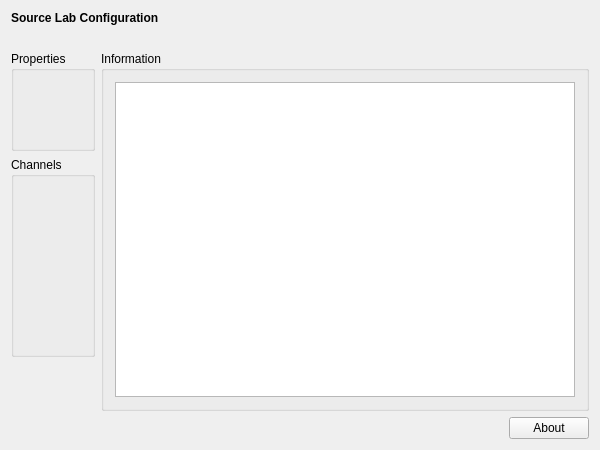
<?xml version="1.0" encoding="UTF-8"?>
<ui version="4.0">
 <class>SourceLabSetupWidgetClass</class>
 <widget class="QWidget" name="SourceLabSetupWidgetClass">
  <property name="geometry">
   <rect>
    <x>0</x>
    <y>0</y>
    <width>600</width>
    <height>450</height>
   </rect>
  </property>
  <property name="windowTitle">
   <string>DummySetupWidget</string>
  </property>
  <layout class="QVBoxLayout" name="verticalLayout">
   <item>
    <widget class="QLabel" name="m_qLabel_Headline">
     <property name="font">
      <font>
       <weight>75</weight>
       <bold>true</bold>
      </font>
     </property>
     <property name="text">
      <string>Source Lab Configuration</string>
     </property>
    </widget>
   </item>
   <item>
    <spacer name="m_qVerticalSpacer_Headline">
     <property name="orientation">
      <enum>Qt::Vertical</enum>
     </property>
     <property name="sizeType">
      <enum>QSizePolicy::Fixed</enum>
     </property>
     <property name="sizeHint" stdset="0">
      <size>
       <width>20</width>
       <height>20</height>
      </size>
     </property>
    </spacer>
   </item>
   <item>
    <layout class="QGridLayout" name="m_qGridLayout_main">
     <item row="0" column="0">
      <widget class="QGroupBox" name="m_qGroupBox_Properties">
       <property name="sizePolicy">
        <sizepolicy hsizetype="Minimum" vsizetype="Preferred">
         <horstretch>0</horstretch>
         <verstretch>0</verstretch>
        </sizepolicy>
       </property>
       <property name="minimumSize">
        <size>
         <width>0</width>
         <height>100</height>
        </size>
       </property>
       <property name="title">
        <string>Properties</string>
       </property>
       <property name="flat">
        <bool>false</bool>
       </property>
       <layout class="QGridLayout" name="m_qGridLayout_Properties"/>
      </widget>
     </item>
     <item row="1" column="0">
      <widget class="QGroupBox" name="m_qGroupBox_Channels">
       <property name="sizePolicy">
        <sizepolicy hsizetype="Preferred" vsizetype="Minimum">
         <horstretch>0</horstretch>
         <verstretch>0</verstretch>
        </sizepolicy>
       </property>
       <property name="minimumSize">
        <size>
         <width>0</width>
         <height>200</height>
        </size>
       </property>
       <property name="title">
        <string>Channels</string>
       </property>
       <layout class="QGridLayout" name="m_qGridLayout_Channels"/>
      </widget>
     </item>
     <item row="3" column="1">
      <spacer name="m_qHorizontalSpacer_About">
       <property name="orientation">
        <enum>Qt::Horizontal</enum>
       </property>
       <property name="sizeHint" stdset="0">
        <size>
         <width>40</width>
         <height>20</height>
        </size>
       </property>
      </spacer>
     </item>
     <item row="0" column="1" rowspan="3" colspan="2">
      <widget class="QGroupBox" name="m_qGroupBox_Information">
       <property name="title">
        <string>Information</string>
       </property>
       <layout class="QGridLayout" name="m_qGridLayout_Information">
        <item row="0" column="0">
         <widget class="QTextBrowser" name="m_qTextBrowser_Information"/>
        </item>
       </layout>
      </widget>
     </item>
     <item row="3" column="2">
      <widget class="QPushButton" name="m_qPushButton_About">
       <property name="text">
        <string>About</string>
       </property>
      </widget>
     </item>
     <item row="2" column="0">
      <spacer name="m_qVerticalSpacer_LeftRow">
       <property name="orientation">
        <enum>Qt::Vertical</enum>
       </property>
       <property name="sizeHint" stdset="0">
        <size>
         <width>20</width>
         <height>40</height>
        </size>
       </property>
      </spacer>
     </item>
    </layout>
   </item>
  </layout>
 </widget>
 <layoutdefault spacing="6" margin="11"/>
 <resources/>
 <connections/>
</ui>
